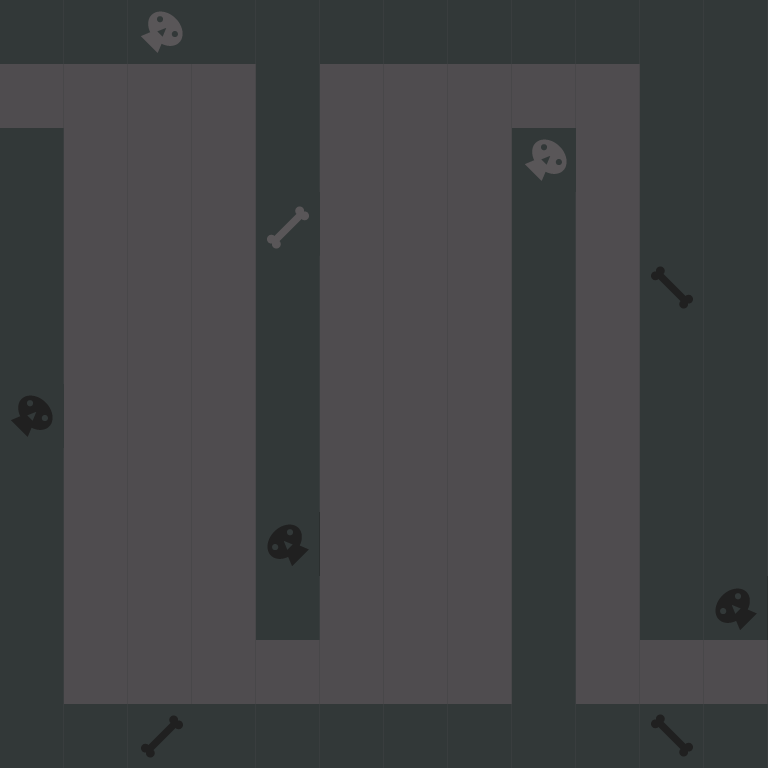

This is a level from a 2D game, rendered from its Tiled map with the project's own tilesets. A one-line summary and the complete map file follow:
An orthogonal 12x12 tile map with 64x64 px tiles, 1 tile layer (background) and 8 objects (6x 1, start, end).

<map version="1.0" orientation="orthogonal" renderorder="left-up" width="12" height="12" tilewidth="64" tileheight="64" nextobjectid="62">
 <tileset firstgid="1" name="new_tiled_set" tilewidth="64" tileheight="64" tilecount="132" columns="11">
  <image source="tiledsets/new_tiled_set.png" width="766" height="768" />
  <tile id="0">
   <properties>
    <property name="description" value="wall" />
   </properties>
  </tile>
  <tile id="1">
   <properties>
    <property name="description" value="wall" />
   </properties>
  </tile>
  <tile id="2">
   <properties>
    <property name="description" value="wall" />
   </properties>
  </tile>
  <tile id="3">
   <properties>
    <property name="description" value="wall" />
   </properties>
  </tile>
  <tile id="4">
   <properties>
    <property name="description" value="wall" />
   </properties>
  </tile>
  <tile id="5">
   <properties>
    <property name="description" value="wall" />
   </properties>
  </tile>
  <tile id="6">
   <properties>
    <property name="description" value="wall" />
   </properties>
  </tile>
  <tile id="7">
   <properties>
    <property name="description" value="wall" />
   </properties>
  </tile>
  <tile id="8">
   <properties>
    <property name="description" value="wall" />
   </properties>
  </tile>
  <tile id="9">
   <properties>
    <property name="description" value="wall" />
   </properties>
  </tile>
  <tile id="10">
   <properties>
    <property name="description" value="wall" />
   </properties>
  </tile>
  <tile id="11">
   <properties>
    <property name="description" value="ground" />
   </properties>
  </tile>
  <tile id="12">
   <properties>
    <property name="description" value="ground" />
   </properties>
  </tile>
  <tile id="13">
   <properties>
    <property name="description" value="ground" />
   </properties>
  </tile>
  <tile id="14">
   <properties>
    <property name="description" value="ground" />
   </properties>
  </tile>
  <tile id="15">
   <properties>
    <property name="description" value="wall" />
   </properties>
  </tile>
  <tile id="16">
   <properties>
    <property name="description" value="ground" />
   </properties>
  </tile>
  <tile id="17">
   <properties>
    <property name="description" value="ground" />
   </properties>
  </tile>
  <tile id="18">
   <properties>
    <property name="description" value="ground" />
   </properties>
  </tile>
  <tile id="19">
   <properties>
    <property name="description" value="ground" />
   </properties>
  </tile>
  <tile id="20">
   <properties>
    <property name="description" value="ground" />
   </properties>
  </tile>
  <tile id="21">
   <properties>
    <property name="description" value="wall" />
   </properties>
  </tile>
  <tile id="22">
   <properties>
    <property name="description" value="wall" />
   </properties>
  </tile>
  <tile id="23">
   <properties>
    <property name="description" value="ground" />
   </properties>
  </tile>
  <tile id="24">
   <properties>
    <property name="description" value="ground" />
   </properties>
  </tile>
  <tile id="25">
   <properties>
    <property name="description" value="ground" />
   </properties>
  </tile>
  <tile id="26">
   <properties>
    <property name="description" value="wall" />
   </properties>
  </tile>
  <tile id="27">
   <properties>
    <property name="description" value="ground" />
   </properties>
  </tile>
  <tile id="28">
   <properties>
    <property name="description" value="ground" />
   </properties>
  </tile>
  <tile id="29">
   <properties>
    <property name="description" value="ground" />
   </properties>
  </tile>
  <tile id="30">
   <properties>
    <property name="description" value="wall" />
   </properties>
  </tile>
  <tile id="31">
   <properties>
    <property name="description" value="ground" />
   </properties>
  </tile>
  <tile id="32">
   <properties>
    <property name="description" value="wall" />
   </properties>
  </tile>
  <tile id="33">
   <properties>
    <property name="description" value="wall" />
   </properties>
  </tile>
  <tile id="34">
   <properties>
    <property name="description" value="ground" />
   </properties>
  </tile>
  <tile id="35">
   <properties>
    <property name="description" value="ground" />
   </properties>
  </tile>
  <tile id="36">
   <properties>
    <property name="description" value="ground" />
   </properties>
  </tile>
  <tile id="37">
   <properties>
    <property name="description" value="wall" />
   </properties>
  </tile>
  <tile id="38">
   <properties>
    <property name="description" value="ground" />
   </properties>
  </tile>
  <tile id="39">
   <properties>
    <property name="description" value="ground" />
   </properties>
  </tile>
  <tile id="40">
   <properties>
    <property name="description" value="ground" />
   </properties>
  </tile>
  <tile id="41">
   <properties>
    <property name="description" value="wall" />
   </properties>
  </tile>
  <tile id="42">
   <properties>
    <property name="description" value="ground" />
   </properties>
  </tile>
  <tile id="43">
   <properties>
    <property name="description" value="wall" />
   </properties>
  </tile>
  <tile id="44">
   <properties>
    <property name="description" value="wall" />
   </properties>
  </tile>
  <tile id="45">
   <properties>
    <property name="description" value="ground" />
   </properties>
  </tile>
  <tile id="46">
   <properties>
    <property name="description" value="ground" />
   </properties>
  </tile>
  <tile id="47">
   <properties>
    <property name="description" value="ground" />
   </properties>
  </tile>
  <tile id="48">
   <properties>
    <property name="description" value="wall" />
   </properties>
  </tile>
  <tile id="49">
   <properties>
    <property name="description" value="ground" />
   </properties>
  </tile>
  <tile id="50">
   <properties>
    <property name="description" value="ground" />
   </properties>
  </tile>
  <tile id="51">
   <properties>
    <property name="description" value="ground" />
   </properties>
  </tile>
  <tile id="52">
   <properties>
    <property name="description" value="wall" />
   </properties>
  </tile>
  <tile id="53">
   <properties>
    <property name="description" value="ground" />
   </properties>
  </tile>
  <tile id="54">
   <properties>
    <property name="description" value="wall" />
   </properties>
  </tile>
  <tile id="55">
   <properties>
    <property name="description" value="wall" />
   </properties>
  </tile>
  <tile id="56">
   <properties>
    <property name="description" value="ground" />
   </properties>
  </tile>
  <tile id="57">
   <properties>
    <property name="description" value="ground" />
   </properties>
  </tile>
  <tile id="58">
   <properties>
    <property name="description" value="ground" />
   </properties>
  </tile>
  <tile id="59">
   <properties>
    <property name="description" value="wall" />
   </properties>
  </tile>
  <tile id="60">
   <properties>
    <property name="description" value="ground" />
   </properties>
  </tile>
  <tile id="61">
   <properties>
    <property name="description" value="ground" />
   </properties>
  </tile>
  <tile id="62">
   <properties>
    <property name="description" value="ground" />
   </properties>
  </tile>
  <tile id="63">
   <properties>
    <property name="description" value="wall" />
   </properties>
  </tile>
  <tile id="64">
   <properties>
    <property name="description" value="ground" />
   </properties>
  </tile>
  <tile id="65">
   <properties>
    <property name="description" value="wall" />
   </properties>
  </tile>
  <tile id="66">
   <properties>
    <property name="description" value="wall" />
   </properties>
  </tile>
  <tile id="67">
   <properties>
    <property name="description" value="ground" />
   </properties>
  </tile>
  <tile id="68">
   <properties>
    <property name="description" value="ground" />
   </properties>
  </tile>
  <tile id="69">
   <properties>
    <property name="description" value="ground" />
   </properties>
  </tile>
  <tile id="70">
   <properties>
    <property name="description" value="wall" />
   </properties>
  </tile>
  <tile id="71">
   <properties>
    <property name="description" value="ground" />
   </properties>
  </tile>
  <tile id="72">
   <properties>
    <property name="description" value="ground" />
   </properties>
  </tile>
  <tile id="73">
   <properties>
    <property name="description" value="ground" />
   </properties>
  </tile>
  <tile id="74">
   <properties>
    <property name="description" value="wall" />
   </properties>
  </tile>
  <tile id="75">
   <properties>
    <property name="description" value="ground" />
   </properties>
  </tile>
  <tile id="76">
   <properties>
    <property name="description" value="wall" />
   </properties>
  </tile>
  <tile id="77">
   <properties>
    <property name="description" value="wall" />
   </properties>
  </tile>
  <tile id="78">
   <properties>
    <property name="description" value="ground" />
   </properties>
  </tile>
  <tile id="79">
   <properties>
    <property name="description" value="ground" />
   </properties>
  </tile>
  <tile id="80">
   <properties>
    <property name="description" value="ground" />
   </properties>
  </tile>
  <tile id="81">
   <properties>
    <property name="description" value="wall" />
   </properties>
  </tile>
  <tile id="82">
   <properties>
    <property name="description" value="ground" />
   </properties>
  </tile>
  <tile id="83">
   <properties>
    <property name="description" value="ground" />
   </properties>
  </tile>
  <tile id="84">
   <properties>
    <property name="description" value="ground" />
   </properties>
  </tile>
  <tile id="85">
   <properties>
    <property name="description" value="wall" />
   </properties>
  </tile>
  <tile id="86">
   <properties>
    <property name="description" value="ground" />
   </properties>
  </tile>
  <tile id="87">
   <properties>
    <property name="description" value="wall" />
   </properties>
  </tile>
  <tile id="88">
   <properties>
    <property name="description" value="wall" />
   </properties>
  </tile>
  <tile id="89">
   <properties>
    <property name="description" value="ground" />
   </properties>
  </tile>
  <tile id="90">
   <properties>
    <property name="description" value="ground" />
   </properties>
  </tile>
  <tile id="91">
   <properties>
    <property name="description" value="ground" />
   </properties>
  </tile>
  <tile id="92">
   <properties>
    <property name="description" value="wall" />
   </properties>
  </tile>
  <tile id="93">
   <properties>
    <property name="description" value="ground" />
   </properties>
  </tile>
  <tile id="94">
   <properties>
    <property name="description" value="ground" />
   </properties>
  </tile>
  <tile id="95">
   <properties>
    <property name="description" value="ground" />
   </properties>
  </tile>
  <tile id="96">
   <properties>
    <property name="description" value="wall" />
   </properties>
  </tile>
  <tile id="97">
   <properties>
    <property name="description" value="ground" />
   </properties>
  </tile>
  <tile id="98">
   <properties>
    <property name="description" value="wall" />
   </properties>
  </tile>
  <tile id="99">
   <properties>
    <property name="description" value="wall" />
   </properties>
  </tile>
  <tile id="100">
   <properties>
    <property name="description" value="ground" />
   </properties>
  </tile>
  <tile id="101">
   <properties>
    <property name="description" value="ground" />
   </properties>
  </tile>
  <tile id="102">
   <properties>
    <property name="description" value="ground" />
   </properties>
  </tile>
  <tile id="103">
   <properties>
    <property name="description" value="wall" />
   </properties>
  </tile>
  <tile id="104">
   <properties>
    <property name="description" value="ground" />
   </properties>
  </tile>
  <tile id="105">
   <properties>
    <property name="description" value="ground" />
   </properties>
  </tile>
  <tile id="106">
   <properties>
    <property name="description" value="ground" />
   </properties>
  </tile>
  <tile id="107">
   <properties>
    <property name="description" value="wall" />
   </properties>
  </tile>
  <tile id="108">
   <properties>
    <property name="description" value="ground" />
   </properties>
  </tile>
  <tile id="109">
   <properties>
    <property name="description" value="wall" />
   </properties>
  </tile>
  <tile id="110">
   <properties>
    <property name="description" value="wall" />
   </properties>
  </tile>
  <tile id="111">
   <properties>
    <property name="description" value="ground" />
   </properties>
  </tile>
  <tile id="112">
   <properties>
    <property name="description" value="ground" />
   </properties>
  </tile>
  <tile id="113">
   <properties>
    <property name="description" value="ground" />
   </properties>
  </tile>
  <tile id="114">
   <properties>
    <property name="description" value="ground" />
   </properties>
  </tile>
  <tile id="115">
   <properties>
    <property name="description" value="ground" />
   </properties>
  </tile>
  <tile id="116">
   <properties>
    <property name="description" value="ground" />
   </properties>
  </tile>
  <tile id="117">
   <properties>
    <property name="description" value="ground" />
   </properties>
  </tile>
  <tile id="118">
   <properties>
    <property name="description" value="wall" />
   </properties>
  </tile>
  <tile id="119">
   <properties>
    <property name="description" value="ground" />
   </properties>
  </tile>
  <tile id="120">
   <properties>
    <property name="description" value="ground" />
   </properties>
  </tile>
  <tile id="121">
   <properties>
    <property name="description" value="wall" />
   </properties>
  </tile>
  <tile id="122">
   <properties>
    <property name="description" value="wall" />
   </properties>
  </tile>
  <tile id="123">
   <properties>
    <property name="description" value="wall" />
   </properties>
  </tile>
  <tile id="124">
   <properties>
    <property name="description" value="wall" />
   </properties>
  </tile>
  <tile id="125">
   <properties>
    <property name="description" value="wall" />
   </properties>
  </tile>
  <tile id="126">
   <properties>
    <property name="description" value="wall" />
   </properties>
  </tile>
  <tile id="127">
   <properties>
    <property name="description" value="wall" />
   </properties>
  </tile>
  <tile id="128">
   <properties>
    <property name="description" value="wall" />
   </properties>
  </tile>
  <tile id="129">
   <properties>
    <property name="description" value="wall" />
   </properties>
  </tile>
  <tile id="130">
   <properties>
    <property name="description" value="wall" />
   </properties>
  </tile>
  <tile id="131">
   <properties>
    <property name="description" value="wall" />
   </properties>
  </tile>
 </tileset>
 <layer name="background" width="12" height="12">
  <data>
   <tile gid="16" />
   <tile gid="16" />
   <tile gid="130" />
   <tile gid="16" />
   <tile gid="16" />
   <tile gid="16" />
   <tile gid="16" />
   <tile gid="16" />
   <tile gid="16" />
   <tile gid="16" />
   <tile gid="16" />
   <tile gid="16" />
   <tile gid="15" />
   <tile gid="15" />
   <tile gid="15" />
   <tile gid="15" />
   <tile gid="16" />
   <tile gid="15" />
   <tile gid="15" />
   <tile gid="15" />
   <tile gid="15" />
   <tile gid="15" />
   <tile gid="16" />
   <tile gid="16" />
   <tile gid="16" />
   <tile gid="15" />
   <tile gid="15" />
   <tile gid="15" />
   <tile gid="16" />
   <tile gid="15" />
   <tile gid="15" />
   <tile gid="15" />
   <tile gid="130" />
   <tile gid="15" />
   <tile gid="16" />
   <tile gid="16" />
   <tile gid="16" />
   <tile gid="15" />
   <tile gid="15" />
   <tile gid="15" />
   <tile gid="5" />
   <tile gid="15" />
   <tile gid="15" />
   <tile gid="15" />
   <tile gid="16" />
   <tile gid="15" />
   <tile gid="16" />
   <tile gid="16" />
   <tile gid="16" />
   <tile gid="15" />
   <tile gid="15" />
   <tile gid="15" />
   <tile gid="16" />
   <tile gid="15" />
   <tile gid="15" />
   <tile gid="15" />
   <tile gid="16" />
   <tile gid="15" />
   <tile gid="71" />
   <tile gid="16" />
   <tile gid="16" />
   <tile gid="15" />
   <tile gid="15" />
   <tile gid="15" />
   <tile gid="16" />
   <tile gid="15" />
   <tile gid="15" />
   <tile gid="15" />
   <tile gid="16" />
   <tile gid="15" />
   <tile gid="16" />
   <tile gid="16" />
   <tile gid="88" />
   <tile gid="15" />
   <tile gid="15" />
   <tile gid="15" />
   <tile gid="16" />
   <tile gid="15" />
   <tile gid="15" />
   <tile gid="15" />
   <tile gid="16" />
   <tile gid="15" />
   <tile gid="16" />
   <tile gid="16" />
   <tile gid="16" />
   <tile gid="15" />
   <tile gid="15" />
   <tile gid="15" />
   <tile gid="16" />
   <tile gid="15" />
   <tile gid="15" />
   <tile gid="15" />
   <tile gid="16" />
   <tile gid="15" />
   <tile gid="16" />
   <tile gid="16" />
   <tile gid="16" />
   <tile gid="15" />
   <tile gid="15" />
   <tile gid="15" />
   <tile gid="53" />
   <tile gid="15" />
   <tile gid="15" />
   <tile gid="15" />
   <tile gid="16" />
   <tile gid="15" />
   <tile gid="16" />
   <tile gid="16" />
   <tile gid="16" />
   <tile gid="15" />
   <tile gid="15" />
   <tile gid="15" />
   <tile gid="16" />
   <tile gid="15" />
   <tile gid="15" />
   <tile gid="15" />
   <tile gid="16" />
   <tile gid="15" />
   <tile gid="16" />
   <tile gid="53" />
   <tile gid="16" />
   <tile gid="15" />
   <tile gid="15" />
   <tile gid="15" />
   <tile gid="15" />
   <tile gid="15" />
   <tile gid="15" />
   <tile gid="15" />
   <tile gid="16" />
   <tile gid="15" />
   <tile gid="15" />
   <tile gid="15" />
   <tile gid="16" />
   <tile gid="16" />
   <tile gid="122" />
   <tile gid="16" />
   <tile gid="16" />
   <tile gid="16" />
   <tile gid="16" />
   <tile gid="16" />
   <tile gid="16" />
   <tile gid="16" />
   <tile gid="71" />
   <tile gid="16" />
  </data>
 </layer>
 <objectgroup name="Enemies">
  <object id="6" type="1" x="145.333" y="145.334" width="32" height="32">
   <properties>
    <property name="start_direction" type="int" value="3" />
   </properties>
   <ellipse />
  </object>
  <object id="52" type="1" x="144" y="530.667" width="32" height="32">
   <properties>
    <property name="start_direction" type="int" value="3" />
   </properties>
   <ellipse />
  </object>
  <object id="53" type="1" x="402.667" y="524" width="32" height="32">
   <properties>
    <property name="start_direction" type="int" value="3" />
   </properties>
   <ellipse />
  </object>
  <object id="56" type="1" x="397.333" y="144" width="32" height="32">
   <properties>
    <property name="start_direction" type="int" value="3" />
   </properties>
   <ellipse />
  </object>
  <object id="58" type="1" x="142.667" y="338.667" width="32" height="32">
   <properties>
    <property name="start_direction" type="int" value="3" />
   </properties>
   <ellipse />
  </object>
  <object id="59" type="1" x="401.333" y="337.333" width="32" height="32">
   <properties>
    <property name="start_direction" type="int" value="3" />
   </properties>
   <ellipse />
  </object>
 </objectgroup>
 <objectgroup name="Player">
  <object id="60" name="start" x="0" y="64" width="64" height="64">
   <properties>
    <property name="description" value="start" />
   </properties>
  </object>
  <object id="61" name="end" x="704" y="640" width="64" height="64">
   <properties>
    <property name="description" value="end" />
   </properties>
  </object>
 </objectgroup>
</map>
